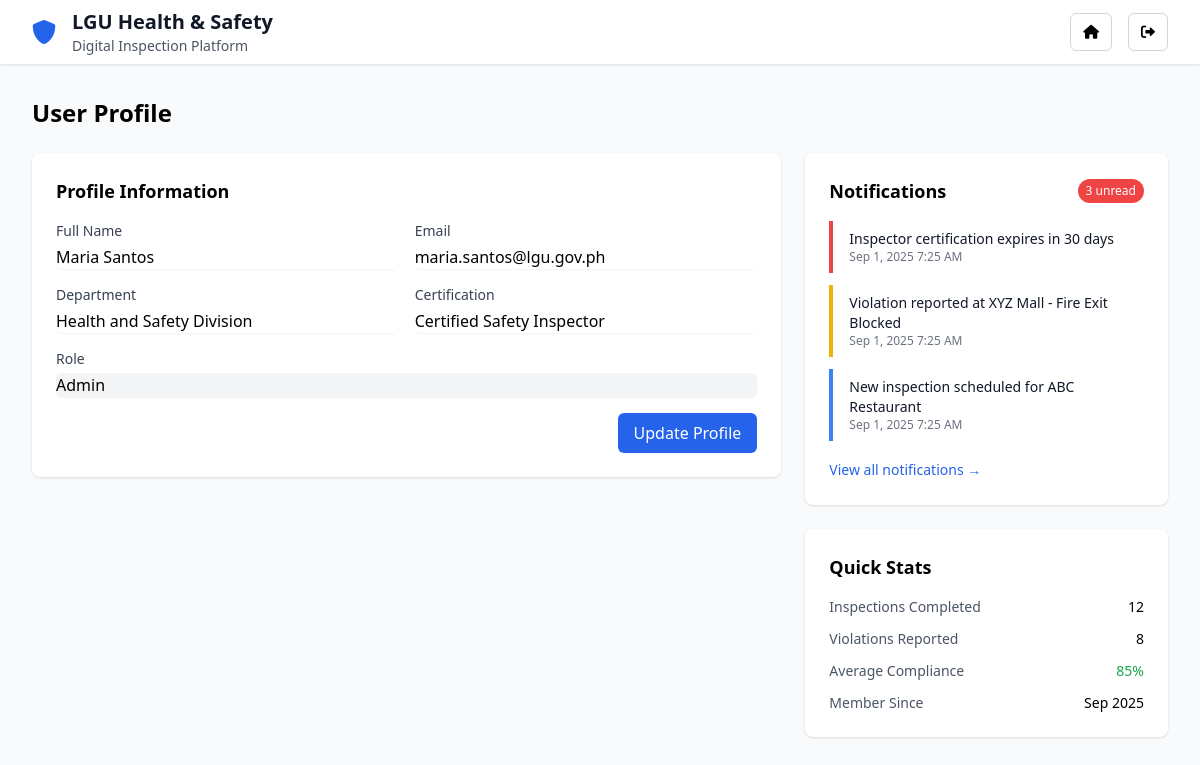
Screenshot of /admin/profile.php (signed in) with the database file from the repository.
### tables this page shows
CREATE TABLE users (
    id INT PRIMARY KEY AUTO_INCREMENT,
    name VARCHAR(255) NOT NULL,
    email VARCHAR(255) UNIQUE NOT NULL,
    password VARCHAR(255) NOT NULL,
    role ENUM('super_admin', 'admin', 'inspector', 'business_owner', 'community_user') NOT NULL DEFAULT 'inspector',
    avatar VARCHAR(255) NULL,
    department VARCHAR(255) NULL,
    certification VARCHAR(255) NULL,
    created_at TIMESTAMP DEFAULT CURRENT_TIMESTAMP,
    updated_at TIMESTAMP DEFAULT CURRENT_TIMESTAMP ON UPDATE CURRENT_TIMESTAMP,
    INDEX idx_email (email),
    INDEX idx_role (role)
);

CREATE TABLE notifications (
    id INT PRIMARY KEY AUTO_INCREMENT,
    user_id INT NOT NULL,
    message TEXT NOT NULL,
    type ENUM('info', 'warning', 'alert', 'success') NOT NULL DEFAULT 'info',
    is_read BOOLEAN DEFAULT FALSE,
    related_entity_type ENUM('inspection', 'violation', 'user') NULL,
    related_entity_id INT NULL,
    created_at TIMESTAMP DEFAULT CURRENT_TIMESTAMP,
    FOREIGN KEY (user_id) REFERENCES users(id) ON DELETE CASCADE,
    INDEX idx_user (user_id),
    INDEX idx_is_read (is_read),
    INDEX idx_created_at (created_at)
);

### models/User.php (called while the page is built, shortened)
<?php
class User {
    private $conn;
    private $table_name = "users";
    public $id;
    public function __construct($db) {
        $this->conn = $db;
    }
    public function readOne() {
        $query = "SELECT * FROM " . $this->table_name . " WHERE id = ? LIMIT 0,1";
        $stmt = $this->conn->prepare($query);
        $stmt->bindParam(1, $this->id);
        $stmt->execute();
        $row = $stmt->fetch(PDO::FETCH_ASSOC);
        if ($row) {
            $this->name = $row['name'];
            $this->email = $row['email'];
            $this->role = $row['role'];
            $this->department = $row['department'];
            $this->certification = $row['certification'];
            $this->created_at = $row['created_at'];
            return true;
        }
        return false;
    }
}
?>

### models/Notification.php (called while the page is built, shortened)
<?php
class Notification {
    private $conn;
    private $table_name = "notifications";
    public function __construct($db) {
        $this->conn = $db;
    }
    public function readByUser($user_id, $limit = null) {
        $query = "SELECT * FROM " . $this->table_name . "
                  WHERE user_id = ?
                  ORDER BY created_at DESC";
        if ($limit) {
            $query .= " LIMIT ?";
        }
        $stmt = $this->conn->prepare($query);
        $stmt->bindParam(1, $user_id);
        if ($limit) {
            $stmt->bindParam(2, $limit, PDO::PARAM_INT);
        }
        $stmt->execute();
        $notifications = array();
        while ($row = $stmt->fetch(PDO::FETCH_ASSOC)) {
            $notifications[] = $row;
        }
        return $notifications;
    }
    public function countUnread($user_id) {
        $query = "SELECT COUNT(*) as count FROM " . $this->table_name . "
                  WHERE user_id = ? AND is_read = 0";
        $stmt = $this->conn->prepare($query);
        $stmt->bindParam(1, $user_id);
        $stmt->execute();
        $row = $stmt->fetch(PDO::FETCH_ASSOC);
        return $row['count'];
    }
}
?>

### admin/profile.php (the view, shortened to what this page needs)
<?php
require_once '../models/User.php';
require_once '../models/Notification.php';
$database = new Database();
$db = $database->getConnection();
$user = new User($db);
$user->id = $_SESSION['user_id'];
$user->readOne();
$notification = new Notification($db);
$notifications = $notification->readByUser($user->id, 5);
$unread_count = $notification->countUnread($user->id);
?>
<!DOCTYPE html>
<html lang="en">
<head>
    <script src="https://cdn.tailwindcss.com"></script>
    <link href="https://cdnjs.cloudflare.com/ajax/libs/font-awesome/6.0.0/css/all.min.css" rel="stylesheet">
</head>
<body class="min-h-screen bg-gray-50">
    <header class="bg-white shadow-sm border-b">
        <div class="max-w-7xl mx-auto px-4 sm:px-6 lg:px-8">
            <div class="flex justify-between items-center h-16">
                <div class="flex items-center space-x-2 sm:space-x-4 min-w-0 flex-1">
                    <i class="fas fa-shield-alt text-blue-600 text-xl sm:text-2xl"></i>
                    <div class="min-w-0 flex-1">
                        <h1 class="text-sm sm:text-xl font-bold text-gray-900 truncate">LGU Health & Safety</h1>
                        <p class="text-xs sm:text-sm text-gray-600 hidden sm:block">Digital Inspection Platform</p>
                    </div>
                </div>
                <div class="flex items-center space-x-1 sm:space-x-4 flex-shrink-0">
                    <a href="index.php" class="bg-white border border-gray-300 rounded-md px-3 py-2 text-sm">
                        <i class="fas fa-home"></i>
                    </a>
                    <a href="logout.php" class="bg-white border border-gray-300 rounded-md px-3 py-2 text-sm">
                        <i class="fas fa-sign-out-alt"></i>
                    </a>
                </div>
            </div>
        </div>
    </header>
    <div class="max-w-7xl mx-auto px-4 sm:px-6 lg:px-8 py-4 sm:py-8">
        <h2 class="text-2xl font-bold mb-6">User Profile</h2>
        <div class="grid grid-cols-1 lg:grid-cols-3 gap-6">
            <div class="lg:col-span-2">
                <div class="bg-white rounded-lg shadow p-6">
                    <h3 class="text-lg font-bold mb-4">Profile Information</h3>
                    <form method="POST" class="space-y-4">
                        <div class="grid grid-cols-1 md:grid-cols-2 gap-4">
                            <div>
                                <label class="block text-sm font-medium text-gray-700">Full Name</label>
                                <input type="text" name="name" value="<?php echo htmlspecialchars($user->name); ?>"
                                       class="mt-1 block w-full border-gray-300 rounded-md shadow-sm">
                            </div>
                            <div>
                                <label class="block text-sm font-medium text-gray-700">Email</label>
                                <input type="email" name="email" value="<?php echo htmlspecialchars($user->email); ?>"
                                       class="mt-1 block w-full border-gray-300 rounded-md shadow-sm">
                            </div>
                        </div>
                        <div class="grid grid-cols-1 md:grid-cols-2 gap-4">
                            <div>
                                <label class="block text-sm font-medium text-gray-700">Department</label>
                                <input type="text" name="department" value="<?php echo htmlspecialchars($user->department); ?>"
                                       class="mt-1 block w-full border-gray-300 rounded-md shadow-sm">
                            </div>
                            <div>
                                <label class="block text-sm font-medium text-gray-700">Certification</label>
                                <input type="text" name="certification" value="<?php echo htmlspecialchars($user->certification); ?>"
                                       class="mt-1 block w-full border-gray-300 rounded-md shadow-sm">
                            </div>
                        </div>
                        <div>
                            <label class="block text-sm font-medium text-gray-700">Role</label>
                            <input type="text" value="<?php echo ucfirst($user->role); ?>"
                                   class="mt-1 block w-full border-gray-300 rounded-md shadow-sm bg-gray-100" readonly>
                        </div>
                        <div class="flex justify-end">
                            <button type="submit" name="update_profile"
                                    class="bg-blue-600 text-white px-4 py-2 rounded-md hover:bg-blue-700">
                                Update Profile
                            </button>
                        </div>
                    </form>
                </div>
            </div>
            <div>
                <div class="bg-white rounded-lg shadow p-6">
                    <div class="flex items-center justify-between mb-4">
                        <h3 class="text-lg font-bold">Notifications</h3>
                        <?php if ($unread_count > 0): ?>
                            <span class="bg-red-500 text-white text-xs px-2 py-1 rounded-full">
                                <?php echo $unread_count; ?> unread
                            </span>
                        <?php endif; ?>
                    </div>
                    <div class="space-y-3">
                        <?php if (empty($notifications)): ?>
                            <p class="text-gray-500 text-sm">No notifications</p>
                        <?php else: ?>
                            <?php foreach ($notifications as $note): ?>
                                <div class="border-l-4 <?php echo $note['type'] == 'alert' ? 'border-red-500' :
                                                         ($note['type'] == 'warning' ? 'border-yellow-500' :
                                                         ($note['type'] == 'success' ? 'border-green-500' : 'border-blue-500')); ?> pl-4 py-2">
                                    <p class="text-sm <?php echo $note['is_read'] == 0 ? 'font-medium text-gray-900' : 'text-gray-600'; ?>">
                                        <?php echo $note['message']; ?>
                                    </p>
                                    <p class="text-xs text-gray-500">
                                        <?php echo date('M j, Y g:i A', strtotime($note['created_at'])); ?>
                                    </p>
                                </div>
                            <?php endforeach; ?>
                        <?php endif; ?>
                    </div>
                    <div class="mt-4">
                        <a href="#" class="text-blue-600 text-sm hover:text-blue-800">
                            View all notifications →
                        </a>
                    </div>
                </div>
                <div class="bg-white rounded-lg shadow p-6 mt-6">
                    <h3 class="text-lg font-bold mb-4">Quick Stats</h3>
                    <div class="space-y-3">
                        <div class="flex justify-between items-center">
                            <span class="text-sm text-gray-600">Inspections Completed</span>
                            <span class="text-sm font-medium">12</span>
                        </div>
                        <div class="flex justify-between items-center">
                            <span class="text-sm text-gray-600">Violations Reported</span>
                            <span class="text-sm font-medium">8</span>
                        </div>
                        <div class="flex justify-between items-center">
                            <span class="text-sm text-gray-600">Average Compliance</span>
                            <span class="text-sm font-medium text-green-600">85%</span>
                        </div>
                        <div class="flex justify-between items-center">
                            <span class="text-sm text-gray-600">Member Since</span>
                            <span class="text-sm font-medium"><?php echo date('M Y', strtotime($user->created_at)); ?></span>
                        </div>
                    </div>
                </div>
            </div>
        </div>
    </div>
</body>
</html>

### rows the page displays
users: name "Maria Santos", email "maria.santos@lgu.gov.ph", department "Health and Safety Division", certification "Certified Safety Inspector", role "Admin", created_at "Sep 2025"
notifications: message "Inspector certification expires in 30 days", created_at "Sep 1, 2025 7:25 AM"
notifications: message "Violation reported at XYZ Mall - Fire Exit Blocked", created_at "Sep 1, 2025 7:25 AM"
notifications: message "New inspection scheduled for ABC Restaurant", created_at "Sep 1, 2025 7:25 AM"

### other values shown
$unread_count "3"
